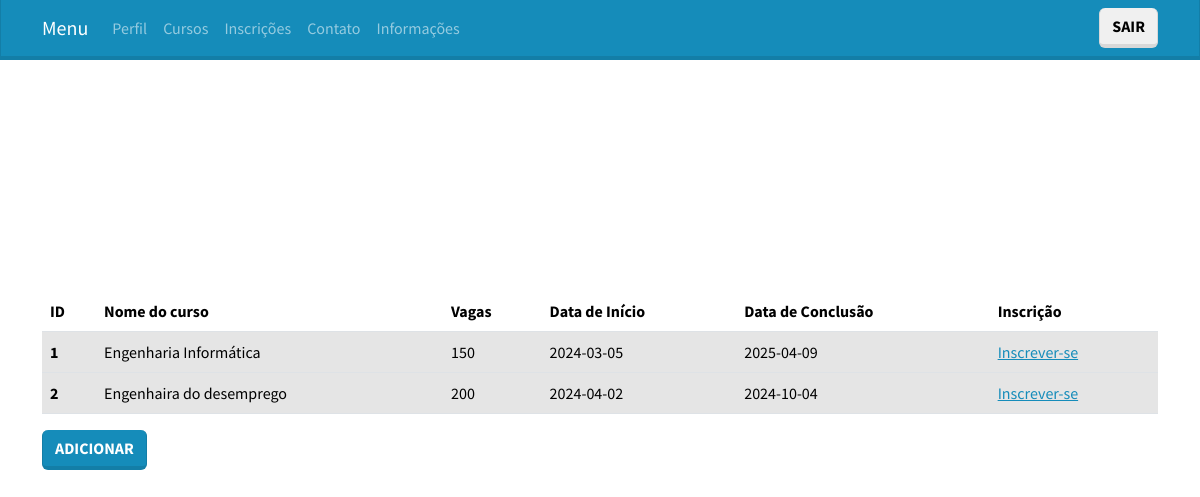
Page /paginas/cursos.php (signed in) on the committed database.
### tables this page shows
CREATE TABLE `curso` (
  `id_curso` int(40) NOT NULL,
  `nome` varchar(100) NOT NULL,
  `descricao` varchar(100) NOT NULL,
  `vagas` int(40) NOT NULL,
  `vagas_preenchidas` int(40) NOT NULL,
  `data_inicio` date NOT NULL,
  `data_fim` date NOT NULL,
  `metodo_selecao` varchar(100) NOT NULL
);

### paginas/cursos.php (the view, shortened to what this page needs)
<!DOCTYPE html>
<?php include 'cabecalho.php'; include '../basedados/basedados.h';?>
<?php if (!empty($_SESSION['tipo_utilizador']) && ($_SESSION['tipo_utilizador'] == 1 || $_SESSION['tipo_utilizador'] == 3)) : ?>
<?php  $sql = "SELECT c.*
            FROM curso c
            WHERE NOT EXISTS (
                SELECT 1
                FROM inscricao i
                WHERE i.id_curso = c.id_curso
                AND i.nome = '{$_SESSION['nome']}'
            )";
        $result = mysqli_query($conn, $sql);?>
<html lang="pt">
<head>
    <link rel="stylesheet" href="bootstrap.css">
</head>
<body>
            <div class="container d-flex justify-content-center align-items-center" style="height: 80vh;">
                <div class="card-body">
                <table class="table table-hover">
                    <thead>
                        <tr>
                            <th scope="col">ID</th>
                            <th scope="col">Nome do curso</th>
                            <th scope="col">Vagas</th>
                            <th scope="col">Data de Início</th>
                            <th scope="col">Data de Conclusão</th>
                            <?php
                            if($_SESSION['tipo_utilizador'] == 3){
                                 ?>
                                <th scope="col">Editar</th>
                                <th scope="col">Eliminar</th>
                                <?php
                                } else{
                                    ?>
                                    <th scope="col">Inscrição</th>
                                    <?php
                                }?>
                        </tr>
                    </thead>
                    <tbody>
                        <?php
                        while ($row = mysqli_fetch_assoc($result)) {
                            ?>
                            <tr class="table-active">
                                <th scope="row"><?php echo $row['id_curso']; ?></th>
                                <td><?php echo $row['nome']; ?></td>
                                <td><?php echo $row['vagas']; ?></td>
                                <td><?php echo $row['data_inicio']; ?></td>
                                <td><?php echo $row['data_fim']; ?></td>
                                <?php
                                if($_SESSION['tipo_utilizador'] == 3){
                                    echo "<td> <a href=\"editarCursoformulario.php?id=".$row['id_curso']."\">Editar</a></td>";
                                    echo "<td> <a href=\"eliminarCursoformulario.php?id=".$row['id_curso']."\">Eliminar</a></td>";
                                } else{
                                    ?>
                                    <td> <a href="inscricaoformulario.php?id=<?php echo $row['id_curso']; ?>">Inscrever-se</a></td>
                                    <?php
                                }
                            ?>
                            </tr>
                            <?php
                        }
                        ?>
                    </tbody>
                </table>
                <a type="button" class="btn btn-primary" href="adicionarCursoformulario.php">Adicionar</button></a>
            </div>
            </div>
        </body>
</html>
<?php else: header("Location:Erro.php");?>
<?php endif ?>

### rows in the picture
curso: id_curso "1", nome "Engenharia Informática", vagas "150", data_inicio "2024-03-05", data_fim "2025-04-09"
curso: id_curso "2", nome "Engenhaira do desemprego", vagas "200", data_inicio "2024-04-02", data_fim "2024-10-04"
